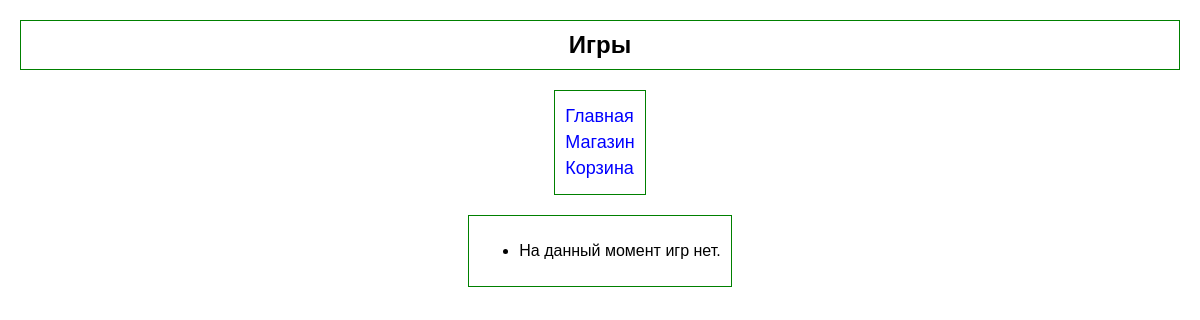
The app's page /platform/games/, older data.
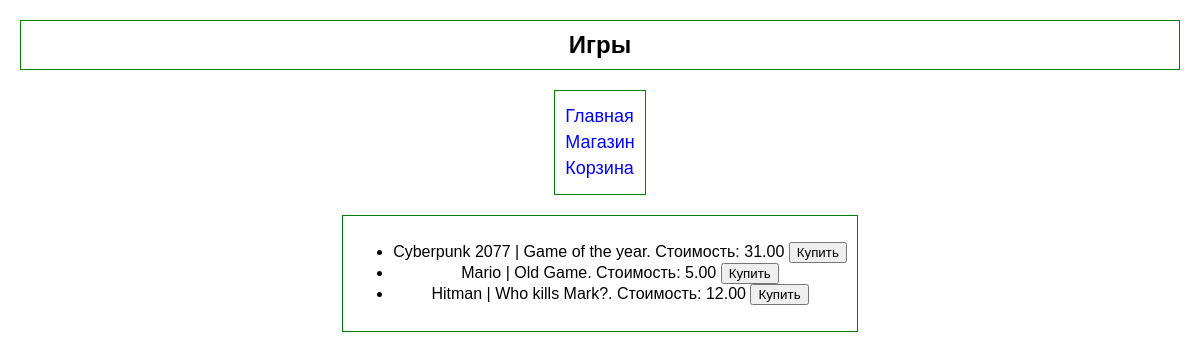
The same page, newer data.
### task1/models.py (models this page shows, shortened)
class Game(models.Model):
    title = models.CharField(max_length=200)  # Title of the game
    cost = models.DecimalField(max_digits=10, decimal_places=2)  # Cost of the game
    size = models.DecimalField(max_digits=10, decimal_places=2)  # File size of the game
    description = models.TextField()  # Game description
    age_limited = models.BooleanField(default=False)  # Age restriction
    buyer = models.ManyToManyField(Buyer, related_name='games')  # Many-to-Many relationship with Buyer

### task1/views.py (the view)
# urls.py: path('platform/games/', views.games_view, name='games'),        # Games page
def games_view(request):
    games = Game.objects.all()
    return render(request, 'task1/games.html', {'games': games})

### task1/templates/task1/games.html
{% extends 'task1/menu.html' %}
{% block heading %}Игры{% endblock %}
{% block content %}
<ul>
    {% for game in games %}
        <li>
            {{ game.title }} | {{ game.description }}. Стоимость: {{ game.cost }}
            <button>Купить</button>
        </li>
    {% empty %}
        <li>На данный момент игр нет.</li>
    {% endfor %}
</ul>
{% endblock %}

### task1/templates/task1/menu.html (shortened to what this page needs)
<!DOCTYPE html>
<html lang="en">
<head>
</head>
<body>
    <div class="heading">
        {% block heading %}Default Title{% endblock %}
    </div>
    <div class="menu">
        <nav>
            {% block menu %}
            <a href="{% url 'platform' %}">Главная</a>
            <a href="{% url 'games' %}">Магазин</a>
            <a href="{% url 'cart' %}">Корзина</a>
            {% endblock %}
        </nav>
    </div>
    <div class="content">
        {% block content %}{% endblock %}
    </div>
</body>
</html>

### task1/templates/task1/menu.html (style rules this page uses)
body { font-family: Arial, sans-serif; margin: 0; padding: 20px; }
.heading { font-size: 24px; font-weight: bold; text-align: center; margin-bottom: 20px; border: 1px solid green; padding: 10px; }
.menu { text-align: left; margin: 20px auto; border: 1px solid green; padding: 10px; width: fit-content; }
.menu a { display: block; text-decoration: none; font-size: 18px; color: blue; margin: 5px 0; }
.content { text-align: center; margin: 20px auto; border: 1px solid green; padding: 10px; width: fit-content; }

Row changes from the older to the newer data that the page shows:
added Game: title "Cyberpunk 2077", description "Game of the year", cost "31.00"
added Game: title "Mario", description "Old Game", cost "5.00"
added Game: title "Hitman", description "Who kills Mark?", cost "12.00"
Text that changed along with them:
text no longer shown: "На данный момент игр нет."
